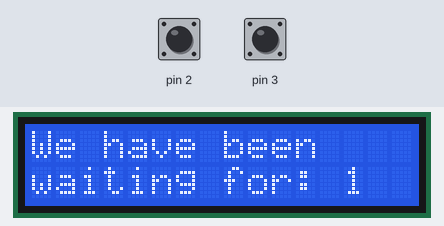
The sketch below on a simulated Arduino Uno, built with avr-gcc and run on an emulated ATmega328P. On the bench: 16×2 character LCD. Inputs (shaded band) come from the test bench; at power-on: pin 3 HIGH, pin 2 HIGH.

Above: at 1.6 s.
1.7 s: pin 3 pulled LOW for 0.15 s
At 2.6 s:
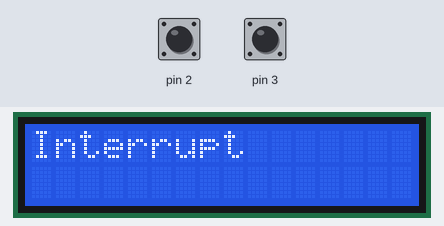
3.3 s: pin 2 pulled LOW for 0.15 s
At 4.0 s:
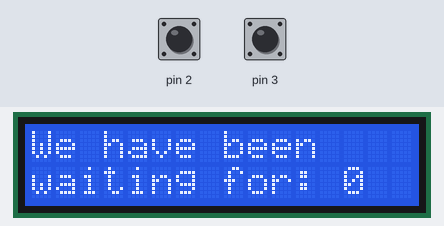
5.9 s: pin 3 pulled LOW for 1 s
At 7.6 s:
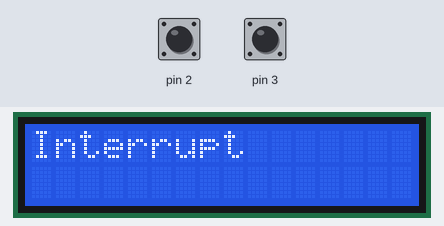
8.4 s: pin 2 pulled LOW for 1 s
At 12.2 s:
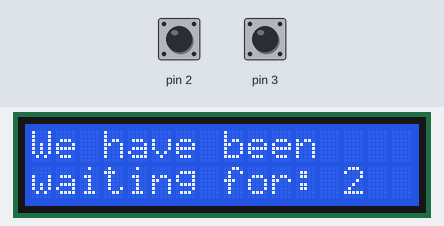
12.4 s: pin 3 pulled LOW for 3.2 s
At 16.7 s:
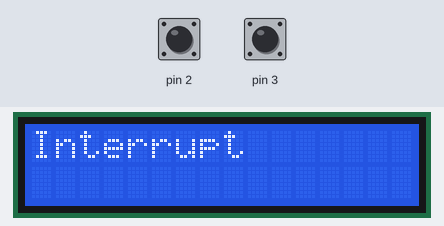
Timing chart, 0 to 18.1 s (numbered marks = the images above; inputs shaded):
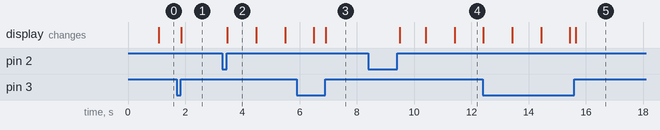

The sketch:

Lab_8.1.ino
```cpp
// include the library code:
#include <LiquidCrystal.h>
  const int rs = 12, en = 11, d4 = 7, d5 = 6, d6 = 5, d7 = 4;
LiquidCrystal lcd(rs, en, d4, d5, d6, d7);

int counter = 0;
int seconds = 0;
int x = 0;
int y = 0;
unsigned long int timer;
unsigned long int timer2;

void setup() {
  Serial.begin(9600);
  lcd.begin(16, 2);
  pinMode(3, INPUT_PULLUP);
  pinMode(2, INPUT_PULLUP);
  attachInterrupt(digitalPinToInterrupt(3), helper2, RISING);
  attachInterrupt(digitalPinToInterrupt(2), helper1, RISING);
}

void loop() {
  if (!y) {
    timer2 = millis() - timer;

    if (timer2 / 1000 != seconds) {
      seconds = timer2 / 1000;
      lcd.clear();
      lcd.print("We have been");
      lcd.setCursor(0, 2);
      lcd.print("waiting for: ");
      lcd.print(seconds);
    }
  }
  delay(100);
}

void helper1() {
  if (y == 1 && counter != 0) {
    timer = millis();
    x = 0;
  }
  y = 0;
}

void helper2() {
  counter++;
  lcd.clear();
  lcd.print("Interrupt");
  x = 1;
  y = 1;
}
```

Measured:
- after the input at 1.7 s, the display: changes after 0.17 s (image 1)
- after the input at 3.3 s, the display: changes after 0.18 s (image 2)
- after the input at 5.9 s, the display: first differs from a run without the input after 1.0 s (image 3)
- after the input at 8.4 s, the display: first changes after 1.1 s (image 4 shows a later state)
- after the input at 12.4 s, the display: first differs from a run without the input after 3.2 s (image 5)
- what the display in image 2 shows lasts 1.0 s, from 3.5 s to 4.5 s
